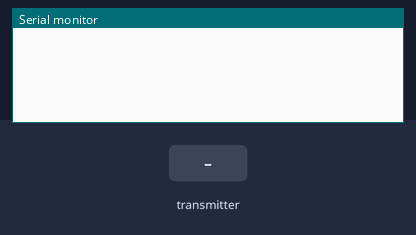
A sketch run on a simulated ESP32. Parts: the last lines printed to the serial monitor. Inputs (shaded band) come from the test bench.

Above: at 1.2 s.
1.3 s: the transmitter starts sending letter = 0
At 1.66 s:
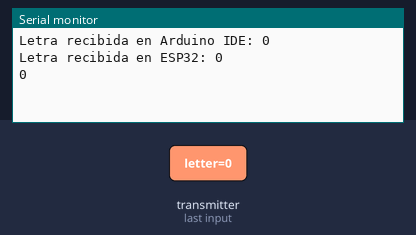
2.8 s: the transmitter starts sending letter = 1
At 3.66 s:
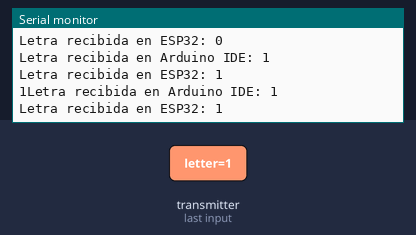

The sketch:

Esp32_Serial_.ino
```cpp
#include <Arduino.h>
#include <esp_now.h>
#include <WiFi.h>

// Dirección MAC del emisor (primera ESP32)
uint8_t broadcastAddress[] = {0x48, 0xe7, 0x29, 0x94, 0x0c, 0x88};

// Estructura de datos para enviar y recibir
typedef struct struct_message {
  char letter;
} struct_message;

struct_message receivedData;
char lastSentLetter = '\0'; // Variable para rastrear la última letra enviada

// Callback que se ejecutará cuando los datos sean recibidos
void OnDataRecv(const uint8_t *mac, const uint8_t *incomingData, int len) {
  memcpy(&receivedData, incomingData, sizeof(receivedData));

  // Imprime la letra recibida por el puerto serie de Arduino IDE
  Serial.print("Letra recibida en Arduino IDE: ");
  Serial.println(receivedData.letter);

  // Imprime la letra recibida por el puerto serie de la ESP32
  Serial.print("Letra recibida en ESP32: ");
  Serial.println(receivedData.letter);

  // Enviar la letra por el puerto serial solo si ha cambiado
  if (receivedData.letter != lastSentLetter) {
    Serial.write(receivedData.letter);
    lastSentLetter = receivedData.letter;
  }
}

void OnDataSent(const uint8_t *mac_addr, esp_now_send_status_t status) {
  if (status == ESP_NOW_SEND_SUCCESS) {
    Serial.println("Conexión ESP-NOW exitosa!");
  } else {
    Serial.println("Error en la conexión ESP-NOW");
  }
}

void setup() {
  Serial.begin(115200);

  // Configura el dispositivo como estación Wi-Fi
  WiFi.mode(WIFI_STA);

  // Inicializa ESP-NOW
  if (esp_now_init() != ESP_OK) {
    Serial.println("Error al inicializar ESP-NOW");
    return;
  }

  // Registra el callback de recepción
  esp_now_register_recv_cb(OnDataRecv);

  // Agrega el emisor
  esp_now_peer_info_t peerInfo;
  memcpy(peerInfo.peer_addr, broadcastAddress, 6);
  peerInfo.channel = 0;
  peerInfo.encrypt = false;

  if (esp_now_add_peer(&peerInfo) != ESP_OK) {
    Serial.println("Error al añadir el emisor");
    return;
  }

  // Registra el callback de envío
  esp_now_register_send_cb(OnDataSent);
}

void loop() {
  // No es necesario agregar ninguna lógica aquí, ya que el callback OnDataRecv maneja la recepción de datos
}
```

Measured:
- after the input at 1.3 s, the serial monitor: prints a new line after 0.05 s (image 1)
- after the input at 2.8 s, the serial monitor: prints a new line after 0.05 s (image 2)
